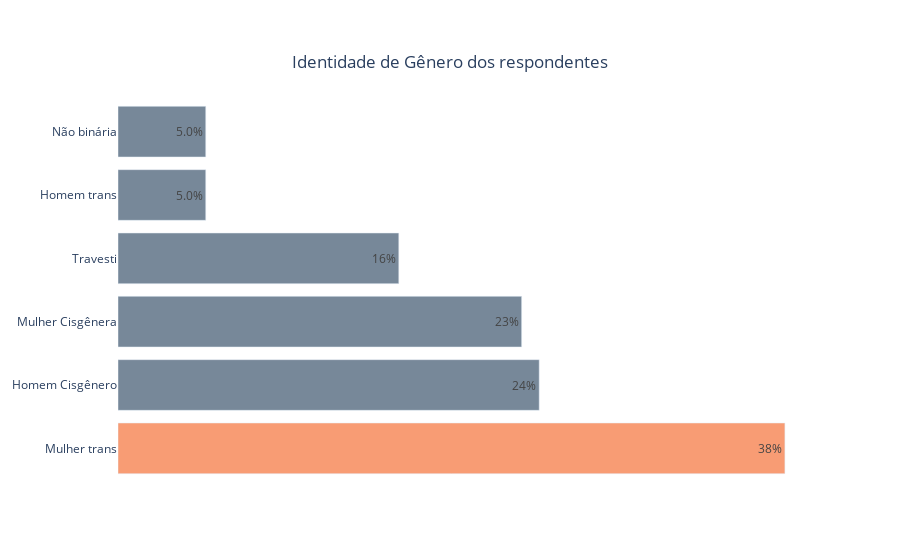

The cell this chart's notebook holds for it:
### Code cell
colors = ['lightslategray',] * 8
colors[0] = 'rgb(248,156,116)'

fig = go.Figure(data=[go.Bar(
    x= id_gen['idgen'],
    y=id_gen.index,
    orientation='h',
    marker_color=colors,
    text=id_gen['idgen']

)])

fig.update_traces(textposition='inside',texttemplate='%{text:.2s}%')
fig.update_xaxes(showticklabels=False)

fig.update_xaxes( showgrid=False, gridwidth=1, gridcolor='lightgray',
showline=False, linewidth=1, linecolor='black')
fig.update_yaxes(showgrid=False, gridwidth=1, gridcolor='lightgray',
showline=False, linewidth=1, linecolor='black')

fig.update_layout(title={
    'text' : 'Identidade de Gênero dos respondentes',
    'y': 0.9,
    'x': 0.5,
   
}, plot_bgcolor = 'white',)
fig.show()

### Figure 1 — Plotly figure (JSON) as saved in the notebook; plotly's stock layout.template omitted (floating-point values rounded to 4 significant figures)
{"data": [{"marker": {"color": ["rgb(248,156,116)", "lightslategray", "lightslategray", "lightslategray", "lightslategray", "lightslategray", "lightslategray", "lightslategray"]}, "orientation": "h", "text": [38, 24, 23, 16, 5, 5], "textposition": "inside", "texttemplate": "%{text:.2s}%", "type": "bar", "x": [38, 24, 23, 16, 5, 5], "y": ["Mulher trans", "Homem Cisgênero", "Mulher Cisgênera", "Travesti", "Homem trans", "Não binária"]}], "layout": {"plot_bgcolor": "white", "title": {"text": "Identidade de Gênero dos respondentes", "x": 0.5, "y": 0.9}, "xaxis": {"gridcolor": "lightgray", "gridwidth": 1, "linecolor": "black", "linewidth": 1, "showgrid": false, "showline": false, "showticklabels": false}, "yaxis": {"gridcolor": "lightgray", "gridwidth": 1, "linecolor": "black", "linewidth": 1, "showgrid": false, "showline": false}}}
